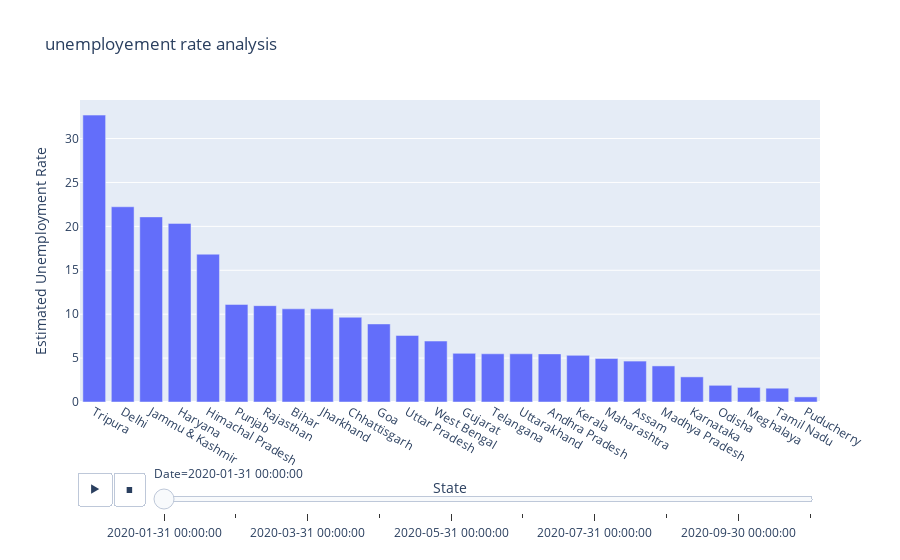

Notebook source saved alongside this figure:
### Markdown cell above
Estimated Unemployment Rate In states

### Code cell
fig=px.bar(df,x="State",y="Estimated Unemployment Rate",animation_frame="Date",title="unemployement rate analysis")
fig.update_layout(xaxis={'categoryorder':'total descending'})
fig.layout.updatemenus[0].buttons[0].args[1]['frame']['duration']=2000
fig.show()

### Figure 1 — Plotly figure (JSON) as saved in the notebook; plotly's stock layout.template omitted (floating-point values rounded to 4 significant figures)
{"data": [{"alignmentgroup": "True", "hovertemplate": "Date=2020-01-31 00:00:00<br>State=%{x}<br>Estimated Unemployment Rate=%{y}<extra></extra>", "legendgroup": "", "marker": {"color": "#636efa", "pattern": {"shape": ""}}, "name": "", "offsetgroup": "", "orientation": "v", "showlegend": false, "textposition": "auto", "type": "bar", "x": ["Andhra Pradesh", "Assam", "Bihar", "Chhattisgarh", "Delhi", "Goa", "Gujarat", "Haryana", "Himachal Pradesh", "Jammu & Kashmir", "Jharkhand", "Karnataka", "Kerala", "Madhya Pradesh", "Maharashtra", "Meghalaya", "Odisha", "Puducherry", "Punjab", "Rajasthan", "Tamil Nadu", "Telangana", "Tripura", "Uttar Pradesh", "Uttarakhand", "West Bengal"], "xaxis": "x", "y": [5.48, 4.66, 10.61, 9.65, 22.23, 8.89, 5.54, 20.34, 16.83, 21.08, 10.61, 2.86, 5.31, 4.11, 4.95, 1.66, 1.9, 0.58, 11.11, 10.97, 1.57, 5.49, 32.67, 7.58, 5.49, 6.94], "yaxis": "y"}], "layout": {"barmode": "relative", "legend": {"tracegroupgap": 0}, "sliders": [{"active": 0, "currentvalue": {"prefix": "Date="}, "len": 0.9, "pad": {"b": 10, "t": 60}, "steps": [{"args": [["2020-01-31 00:00:00"], {"frame": {"duration": 0, "redraw": true}, "fromcurrent": true, "mode": "immediate", "transition": {"duration": 0, "easing": "linear"}}], "label": "2020-01-31 00:00:00", "method": "animate"}, {"args": [["2020-02-29 00:00:00"], {"frame": {"duration": 0, "redraw": true}, "fromcurrent": true, "mode": "immediate", "transition": {"duration": 0, "easing": "linear"}}], "label": "2020-02-29 00:00:00", "method": "animate"}, {"args": [["2020-03-31 00:00:00"], {"frame": {"duration": 0, "redraw": true}, "fromcurrent": true, "mode": "immediate", "transition": {"duration": 0, "easing": "linear"}}], "label": "2020-03-31 00:00:00", "method": "animate"}, {"args": [["2020-04-30 00:00:00"], {"frame": {"duration": 0, "redraw": true}, "fromcurrent": true, "mode": "immediate", "transition": {"duration": 0, "easing": "linear"}}], "label": "2020-04-30 00:00:00", "method": "animate"}, {"args": [["2020-05-31 00:00:00"], {"frame": {"duration": 0, "redraw": true}, "fromcurrent": true, "mode": "immediate", "transition": {"duration": 0, "easing": "linear"}}], "label": "2020-05-31 00:00:00", "method": "animate"}, {"args": [["2020-06-30 00:00:00"], {"frame": {"duration": 0, "redraw": true}, "fromcurrent": true, "mode": "immediate", "transition": {"duration": 0, "easing": "linear"}}], "label": "2020-06-30 00:00:00", "method": "animate"}, {"args": [["2020-07-31 00:00:00"], {"frame": {"duration": 0, "redraw": true}, "fromcurrent": true, "mode": "immediate", "transition": {"duration": 0, "easing": "linear"}}], "label": "2020-07-31 00:00:00", "method": "animate"}, {"args": [["2020-08-31 00:00:00"], {"frame": {"duration": 0, "redraw": true}, "fromcurrent": true, "mode": "immediate", "transition": {"duration": 0, "easing": "linear"}}], "label": "2020-08-31 00:00:00", "method": "animate"}, {"args": [["2020-09-30 00:00:00"], {"frame": {"duration": 0, "redraw": true}, "fromcurrent": true, "mode": "immediate", "transition": {"duration": 0, "easing": "linear"}}], "label": "2020-09-30 00:00:00", "method": "animate"}, {"args": [["2020-10-31 00:00:00"], {"frame": {"duration": 0, "redraw": true}, "fromcurrent": true, "mode": "immediate", "transition": {"duration": 0, "easing": "linear"}}], "label": "2020-10-31 00:00:00", "method": "animate"}], "x": 0.1, "xanchor": "left", "y": 0, "yanchor": "top"}], "title": {"text": "unemployement rate analysis"}, "updatemenus": [{"buttons": [{"args": [null, {"frame": {"duration": 2000, "redraw": true}, "fromcurrent": true, "mode": "immediate", "transition": {"duration": 500, "easing": "linear"}}], "label": "&#9654;", "method": "animate"}, {"args": [[null], {"frame": {"duration": 0, "redraw": true}, "fromcurrent": true, "mode": "immediate", "transition": {"duration": 0, "easing": "linear"}}], "label": "&#9724;", "method": "animate"}], "direction": "left", "pad": {"r": 10, "t": 70}, "showactive": false, "type": "buttons", "x": 0.1, "xanchor": "right", "y": 0, "yanchor": "top"}], "xaxis": {"anchor": "y", "categoryorder": "total descending", "domain": [0, 1], "title": {"text": "State"}}, "yaxis": {"anchor": "x", "domain": [0, 1], "title": {"text": "Estimated Unemployment Rate"}}}}
